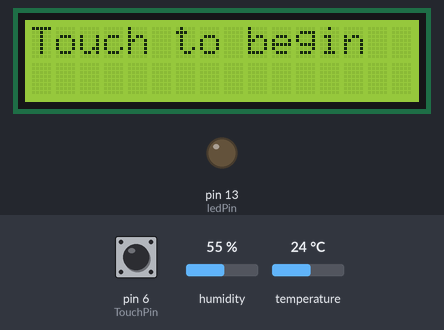
A sketch run on a simulated Arduino Uno, built with avr-gcc and run on an emulated ATmega328P. Parts: 16×2 character LCD, output pins drawn as LEDs (lit = HIGH). The inputs (shaded band) are chosen by the test bench; at power-on: pin 6 (TouchPin) LOW, humidity 55 %, temperature 24 °C. Storage starts empty; what the sketch prints to the serial monitor is not drawn.

Above: at 4.3 s.
4.4 s: pin 6 (TouchPin) pulled HIGH for 2.9 s
At 7.6 s:
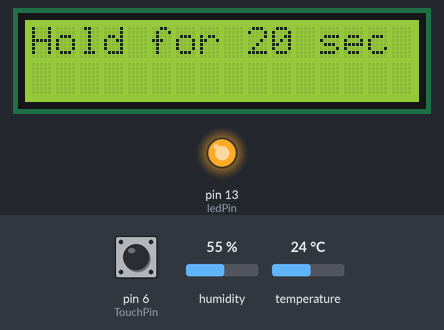
At 29.6 s:
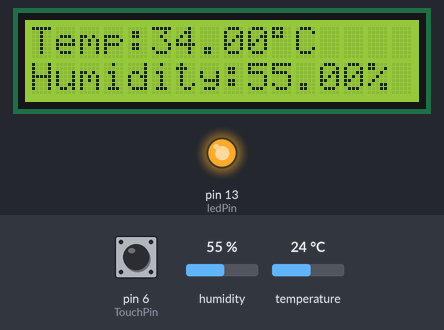
Timing chart, 0 to 31.1 s (numbered marks = the images above; inputs shaded):
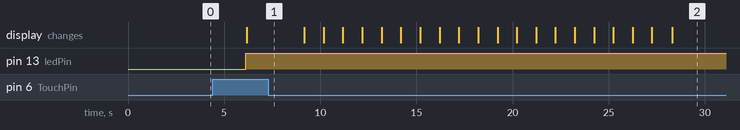

Measured:
- after the input at 4.4 s, pin 13 (ledPin): LOW → HIGH after 1.7 s; the display: changes after 1.8 s (image 1)

The sketch:

daily_health_checker.ino
```cpp
// Imports
#include <LiquidCrystal_I2C.h>
#include <Wire.h>
#include <SD.h>
#include "DHT.h"

// Constants
#define DHTPIN 7
#define DHTTYPE DHT11   // DHT 11

DHT dht(DHTPIN, DHTTYPE);

// Declare Liquid Crystal Display Object
LiquidCrystal_I2C lcd(0x3F,16,2);

const int chipSelect = 4;
File sdcard_file;

const int TouchPin=6; //touch switch attach to pin1
const int ledPin = 13; //pin13 built-in led

int TouchState=0; //store the value of touch switch
int PreviousTouchState=-1; //stores the previous touch state value
int ButtonState=0; //store the value of the button switch
boolean recordTempMode = false; //If false use button to cycle temperature. if true, take through temperature taking mode.


void setup(void)
{
  // start serial port
  Serial.begin(9600);

  //Setup for LCD
  lcd.init(); //initialize the lcd
  lcd.backlight(); //turn on the backlight

  //Setup for SD Card
  Serial.print("Initializing SD card...");
  if (!SD.begin(chipSelect)) {
    Serial.println("Card failed, or not present");
    return;
  }
  Serial.println("Card initialized.");

  sdcard_file = SD.open("data.csv", FILE_WRITE); // open data.csv in SD card

  // if the file is available, write to it:

  if (sdcard_file) {
    sdcard_file.println("Temperature,Humidity");
    sdcard_file.close();
  }
  else
  {
    Serial.println("error opening data.csv");
  }

  //Setup for Touch Switch
  pinMode(TouchPin,INPUT);//set sensorPin as INPUT
  pinMode(ledPin,OUTPUT); // set ledPin as OUTPUT

  dht.begin();

  recordTempMode=false; //Assume that we are not going to record temperature. Someone can cycle through the previous temps recorded on SD card using button.
  PreviousTouchState=digitalRead(TouchPin);//read the value of pin6
  Serial.println("Previous TouchState");
  Serial.println(PreviousTouchState);
  displayIntro();
}

void loop(void)
{
  TouchState=digitalRead(TouchPin);//read the value of pin6
  if (TouchState != PreviousTouchState)
  {
    PreviousTouchState = TouchState;
    lcd.clear();
    //If recordTempMode is true then we are in the recording process and this cannot be interrupted. This why else is DO Nothing
    //If recordTempMode is false then make true to start the Record Temp process
    if (recordTempMode == false)
      recordTempMode = true;
  }

  if(recordTempMode==true)
  {
    recordTemp();
  }
  else
  {
    displayIntro();
  }
}

void recordTemp()
{
  //Turn on LED to show that Temperature will now be recorded
  digitalWrite(ledPin,HIGH); //turn on the led

  Serial.println("Requesting temperature and humidity...");
  float h = dht.readHumidity(); //read humidity before user puts hand on sensor (takes humidity of environment)

  lcd.setCursor(0,0); // set the cursor to column 15, line 0
  lcd.print("Hold for 20 sec");
  delay(3000);
  lcd.clear();

  for (int c = 19; c > 0; c--)
  {
    lcd.print(c);
    delay(1000);
    lcd.clear();
  }

  float t = dht.readTemperature() + 10; //add 10 degrees to calibrate

  if (isnan(h) || isnan(t))
  {
    Serial.println(F("Failed to read from DHT sensor!"));
    return;
  }

  Serial.print("Temperature in Celsius: ");
  Serial.print(t);
  Serial.println(" C");
  Serial.print("Humidity:");
  Serial.print(h, 2);
  Serial.print("%");

  lcd.clear();

  lcd.setCursor(0,0); // set the cursor to column 0, line 0
  lcd.print("Temp:");
  lcd.print(t, 2);
  lcd.print(char(223));
  lcd.print("C");

  lcd.setCursor(0,1); // set the cursor to column 0, line 1
  lcd.print("Humidity:");
  lcd.print(h, 2);
  lcd.print("%");

  delay(5000);
  lcd.clear();

  writeToSD(t,h);

  if (t < 36)
    {
      lcd.setCursor(0,0);
      lcd.print("Temp is low");
      lcd.setCursor(0,1);
      lcd.print("Call doctor");
      delay(3000);
      lcd.clear();
    }
  else if (36 <= t < 37)
  {
    lcd.setCursor(0,0);
    lcd.print("Temp is fine");
    delay(3000);
    lcd.clear();
  }
  else
  {
    lcd.setCursor(0,0);
    lcd.print("Temp is high");
    lcd.setCursor(0,1);
    lcd.print("Call doctor");
    delay(3000);
    lcd.clear();
  }

  lcd.setCursor(0,0);
  lcd.print("Data recorded");
  delay(3000);
  lcd.clear();

  recordTempMode = false;
  //lcd.setCursor(0,0);
  //lcd.print("Touch to quit");
  displayIntro;
}

void writeToSD(float t, float h)
{
  sdcard_file = SD.open("data.csv", FILE_WRITE);

  // if the file is available, write to it:

  if (sdcard_file) {
    sdcard_file.println(String(t) + "," + String(h));
    sdcard_file.close();
  }
  else
  {
    Serial.println("error opening data.csv");
  }
}

void displayIntro()
{
    digitalWrite(ledPin,LOW); //turn off the led
    lcd.setCursor(0,0); // set the cursor to column 0, line 0
    lcd.print("Touch to begin"); // Print a message to the LCD
    delay(3000); // 3 second delay
}
```
